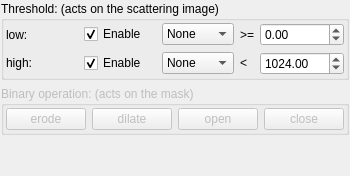
           <widget class="QWidget" name="tab_4">
            <attribute name="title">
             <string>Binary</string>
            </attribute>
            <layout class="QGridLayout" name="gridLayout_21">
             <property name="leftMargin">
              <number>1</number>
             </property>
             <property name="topMargin">
              <number>1</number>
             </property>
             <property name="rightMargin">
              <number>1</number>
             </property>
             <property name="bottomMargin">
              <number>1</number>
             </property>
             <item row="0" column="0" colspan="2">
              <widget class="QGroupBox" name="groupBox_9">
               <property name="title">
                <string>Threshold: (acts on the scattering image)</string>
               </property>
               <layout class="QGridLayout" name="gridLayout_15">
                <property name="leftMargin">
                 <number>2</number>
                </property>
                <property name="topMargin">
                 <number>2</number>
                </property>
                <property name="rightMargin">
                 <number>2</number>
                </property>
                <property name="bottomMargin">
                 <number>2</number>
                </property>
                <item row="0" column="2">
                 <widget class="QLabel" name="label_26">
                  <property name="text">
                   <string>low:</string>
                  </property>
                 </widget>
                </item>
                <item row="0" column="3">
                 <widget class="QCheckBox" name="checkBox_threshold_low_enable">
                  <property name="text">
                   <string>Enable</string>
                  </property>
                  <property name="checked">
                   <bool>true</bool>
                  </property>
                 </widget>
                </item>
                <item row="1" column="6">
                 <widget class="QDoubleSpinBox" name="binary_threshold_high">
                  <property name="decimals">
                   <number>2</number>
                  </property>
                  <property name="maximum">
                   <double>4294967296.000000000000000</double>
                  </property>
                  <property name="value">
                   <double>1024.000000000000000</double>
                  </property>
                 </widget>
                </item>
                <item row="1" column="4">
                 <widget class="QComboBox" name="checkBox_threshold_high_preset">
                  <item>
                   <property name="text">
                    <string>None</string>
                   </property>
                  </item>
                  <item>
                   <property name="text">
                    <string>uint8</string>
                   </property>
                  </item>
                  <item>
                   <property name="text">
                    <string>int8</string>
                   </property>
                  </item>
                  <item>
                   <property name="text">
                    <string>uint16</string>
                   </property>
                  </item>
                  <item>
                   <property name="text">
                    <string>int16</string>
                   </property>
                  </item>
                  <item>
                   <property name="text">
                    <string>uint24</string>
                   </property>
                  </item>
                  <item>
                   <property name="text">
                    <string>int24</string>
                   </property>
                  </item>
                  <item>
                   <property name="text">
                    <string>uint32</string>
                   </property>
                  </item>
                  <item>
                   <property name="text">
                    <string>int32</string>
                   </property>
                  </item>
                 </widget>
                </item>
                <item row="0" column="6">
                 <widget class="QDoubleSpinBox" name="binary_threshold_low">
                  <property name="minimum">
                   <double>-9999.000000000000000</double>
                  </property>
                  <property name="maximum">
                   <double>10000.000000000000000</double>
                  </property>
                 </widget>
                </item>
                <item row="1" column="2">
                 <widget class="QLabel" name="label_27">
                  <property name="sizePolicy">
                   <sizepolicy hsizetype="Minimum" vsizetype="Fixed">
                    <horstretch>0</horstretch>
                    <verstretch>0</verstretch>
                   </sizepolicy>
                  </property>
                  <property name="text">
                   <string>high:</string>
                  </property>
                 </widget>
                </item>
                <item row="1" column="3">
                 <widget class="QCheckBox" name="checkBox_threshold_high_enable">
                  <property name="text">
                   <string>Enable</string>
                  </property>
                  <property name="checked">
                   <bool>true</bool>
                  </property>
                 </widget>
                </item>
                <item row="0" column="4">
                 <widget class="QComboBox" name="checkBox_threshold_low_preset">
                  <item>
                   <property name="text">
                    <string>None</string>
                   </property>
                  </item>
                  <item>
                   <property name="text">
                    <string>-1</string>
                   </property>
                  </item>
                  <item>
                   <property name="text">
                    <string>0</string>
                   </property>
                  </item>
                  <item>
                   <property name="text">
                    <string>1</string>
                   </property>
                  </item>
                 </widget>
                </item>
                <item row="0" column="5">
                 <widget class="QLabel" name="label_25">
                  <property name="sizePolicy">
                   <sizepolicy hsizetype="Fixed" vsizetype="Preferred">
                    <horstretch>0</horstretch>
                    <verstretch>0</verstretch>
                   </sizepolicy>
                  </property>
                  <property name="text">
                   <string>&gt;=</string>
                  </property>
                 </widget>
                </item>
                <item row="1" column="5">
                 <widget class="QLabel" name="label_33">
                  <property name="sizePolicy">
                   <sizepolicy hsizetype="Fixed" vsizetype="Preferred">
                    <horstretch>0</horstretch>
                    <verstretch>0</verstretch>
                   </sizepolicy>
                  </property>
                  <property name="text">
                   <string>&lt;</string>
                  </property>
                 </widget>
                </item>
               </layout>
              </widget>
             </item>
             <item row="3" column="0" colspan="2">
              <widget class="QGroupBox" name="groupBox_10">
               <property name="enabled">
                <bool>false</bool>
               </property>
               <property name="title">
                <string>Binary operation: (acts on the mask)</string>
               </property>
               <layout class="QGridLayout" name="gridLayout_20">
                <property name="leftMargin">
                 <number>2</number>
                </property>
                <property name="topMargin">
                 <number>2</number>
                </property>
                <property name="rightMargin">
                 <number>2</number>
                </property>
                <property name="bottomMargin">
                 <number>2</number>
                </property>
                <item row="0" column="1">
                 <widget class="QPushButton" name="pushButton_9">
                  <property name="text">
                   <string>dilate</string>
                  </property>
                 </widget>
                </item>
                <item row="0" column="0">
                 <widget class="QPushButton" name="pushButton_5">
                  <property name="text">
                   <string>erode</string>
                  </property>
                 </widget>
                </item>
                <item row="0" column="3">
                 <widget class="QPushButton" name="pushButton_15">
                  <property name="text">
                   <string>close</string>
                  </property>
                 </widget>
                </item>
                <item row="0" column="2">
                 <widget class="QPushButton" name="pushButton_16">
                  <property name="text">
                   <string>open</string>
                  </property>
                 </widget>
                </item>
               </layout>
              </widget>
             </item>
             <item row="4" column="1">
              <spacer name="verticalSpacer_3">
               <property name="orientation">
                <enum>Qt::Orientation::Vertical</enum>
               </property>
               <property name="sizeHint" stdset="0">
                <size>
                 <width>20</width>
                 <height>40</height>
                </size>
               </property>
              </spacer>
             </item>
             <item row="4" column="0">
              <spacer name="verticalSpacer_4">
               <property name="orientation">
                <enum>Qt::Orientation::Vertical</enum>
               </property>
               <property name="sizeHint" stdset="0">
                <size>
                 <width>20</width>
                 <height>40</height>
                </size>
               </property>
              </spacer>
             </item>
            </layout>
           </widget>
